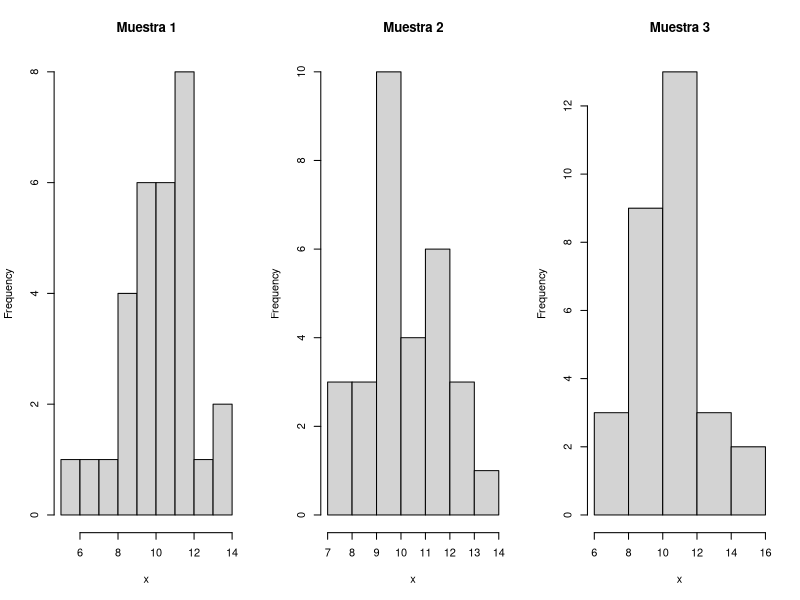
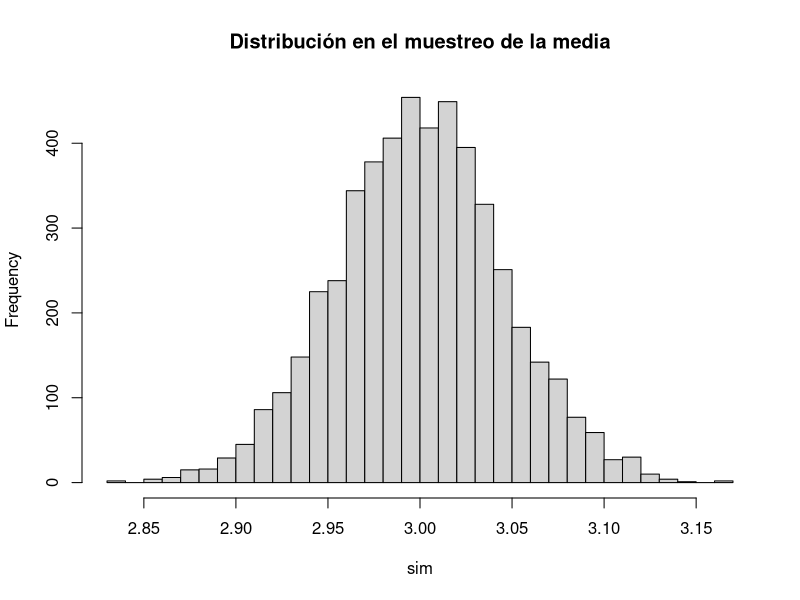
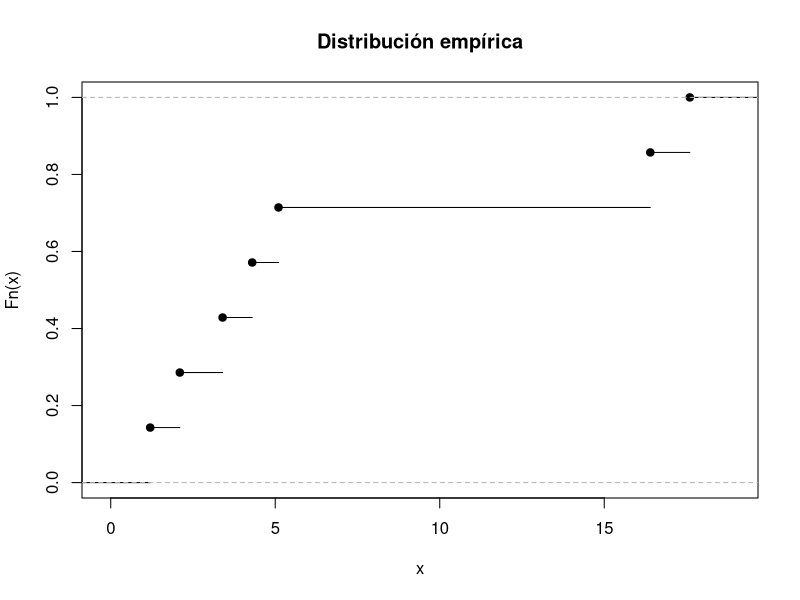
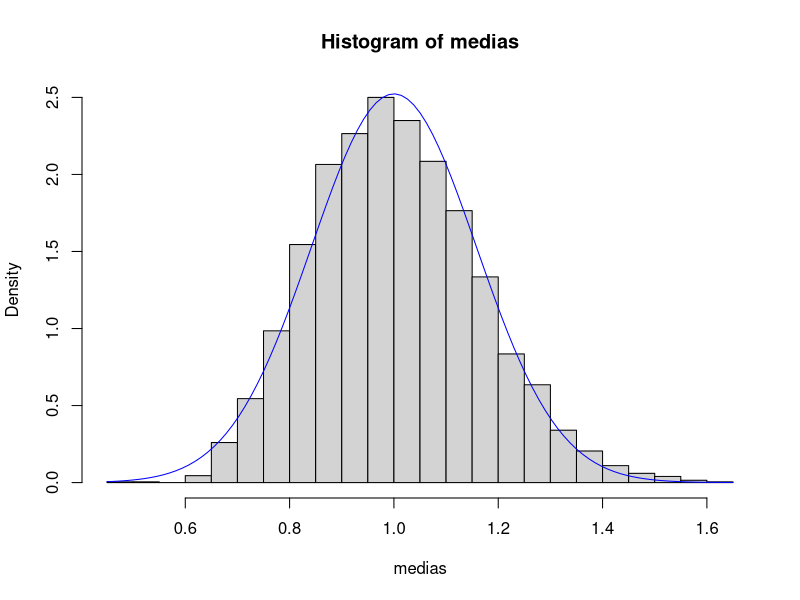

Generate these figures, in order, with R:
## ---- chunk 1
 set.seed(1)
 par(mfrow=c(1,3))
 for(i in 1:3){
   x <- rnorm(30,10,2)
   hist(x, main=paste("Muestra",i))
 }
 par(mfrow=c(1,1))
## ---- chunk 2
set.seed(1)
sim <- replicate(5000, mean(rnorm(30, mean = 3, sd = 0.25)))
hist(sim, breaks = 30, main = "Distribución en el muestreo de la media")
## ---- chunk 3
x <- c(5.1, 3.4, 1.2, 17.6, 2.1, 16.4, 4.3)
plot(ecdf(x), main="Distribución empírica")
## ---- chunk 4
set.seed(4)
medias <- replicate(4000, mean(rexp(40)))
hist(medias, breaks=30, freq=FALSE)
curve(dnorm(x,1,1/sqrt(40)), add=TRUE, col="blue")
